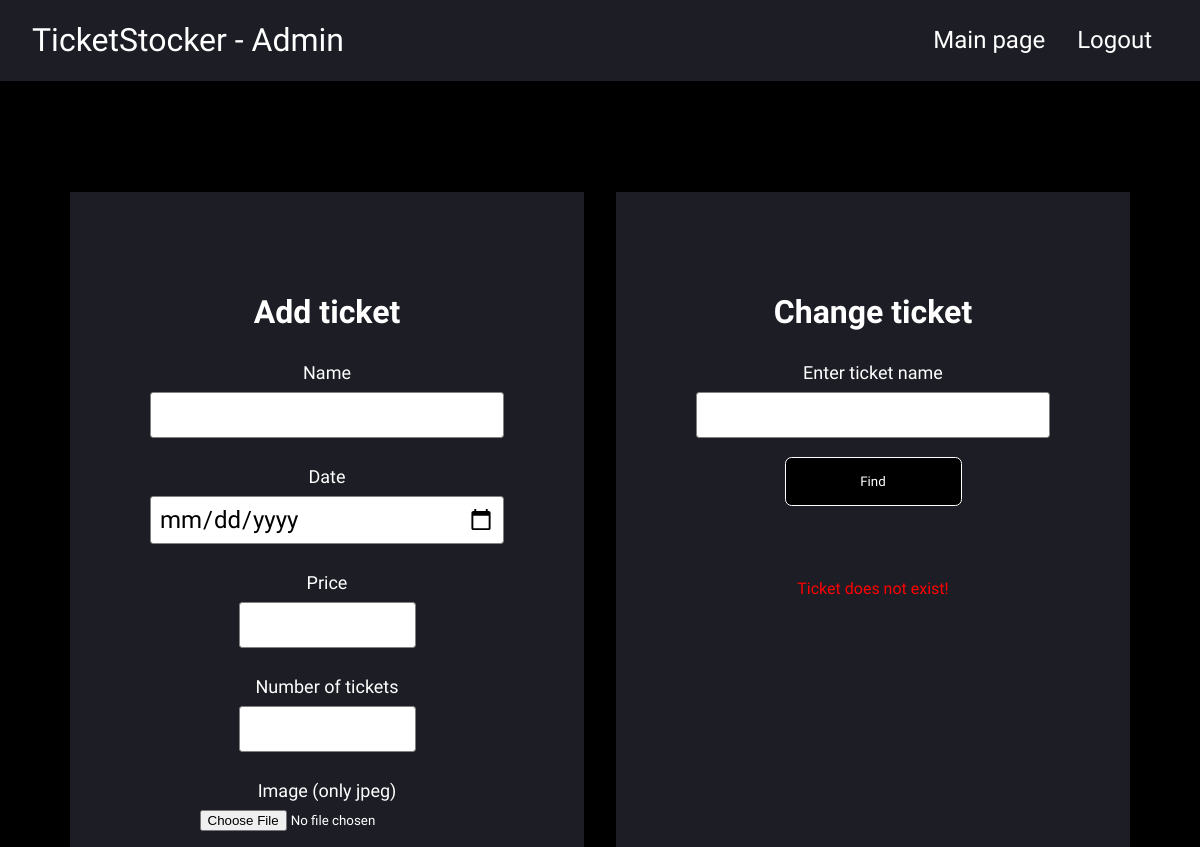
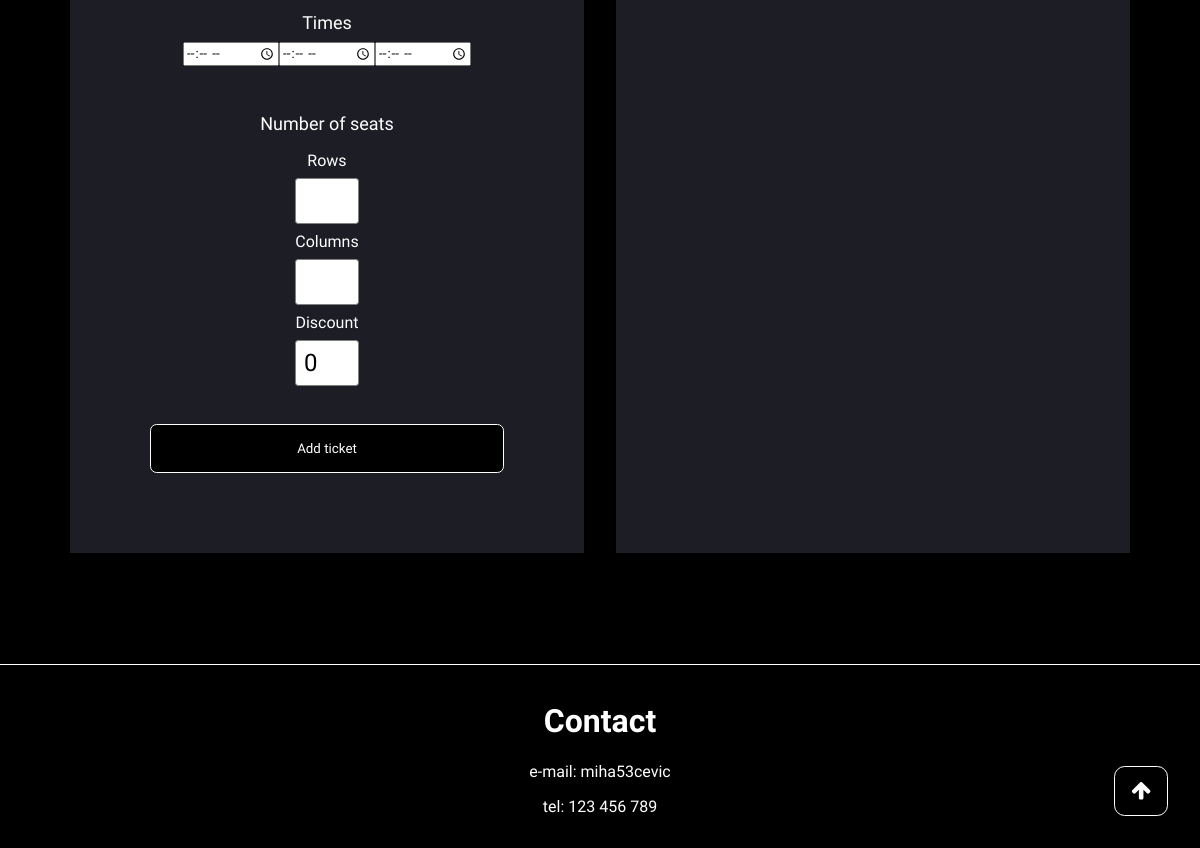
/admin/admin.php?change_ticket_name=Star Wars, run on an earlier commit of the app's database (2 pictures, top to bottom).
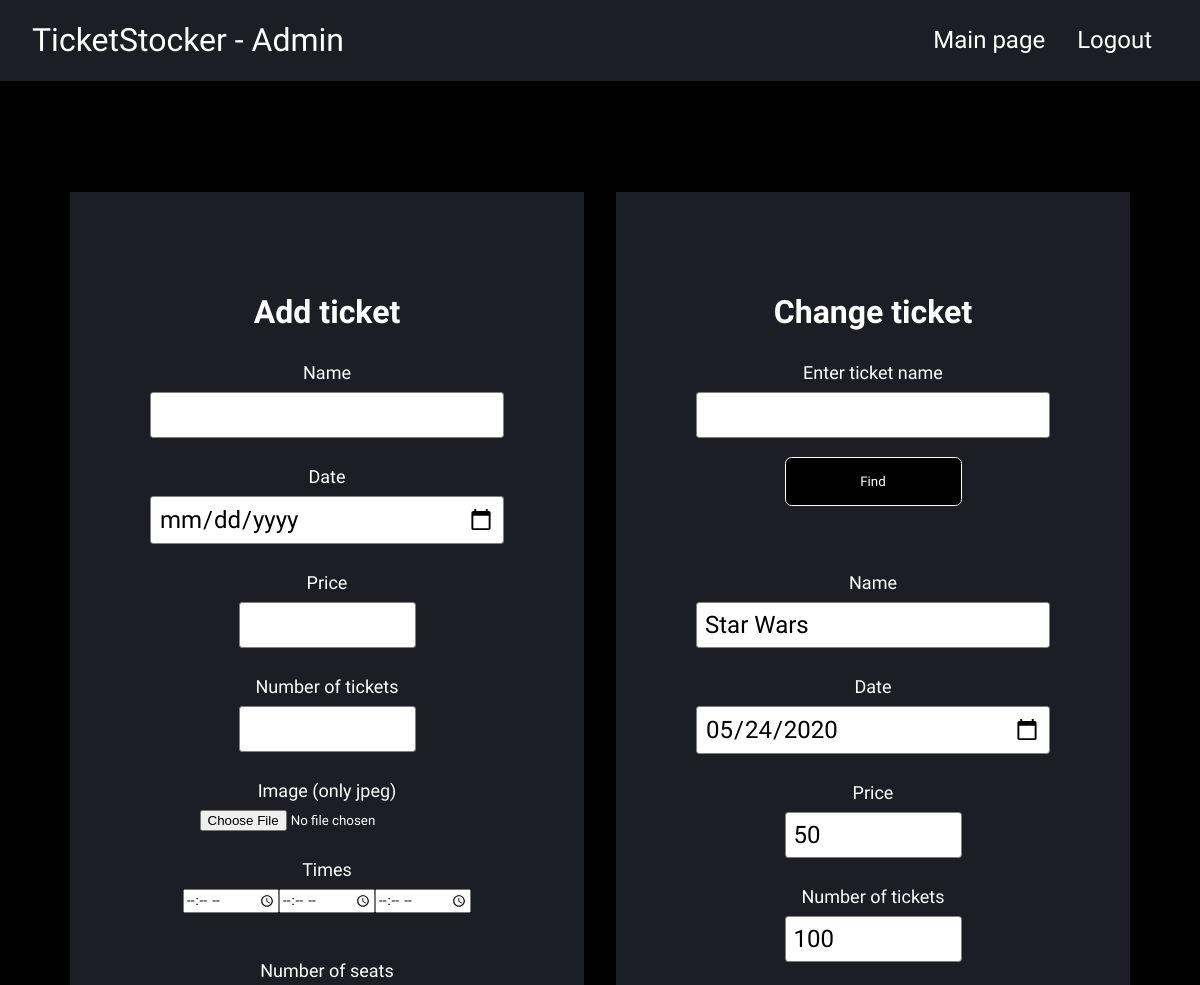
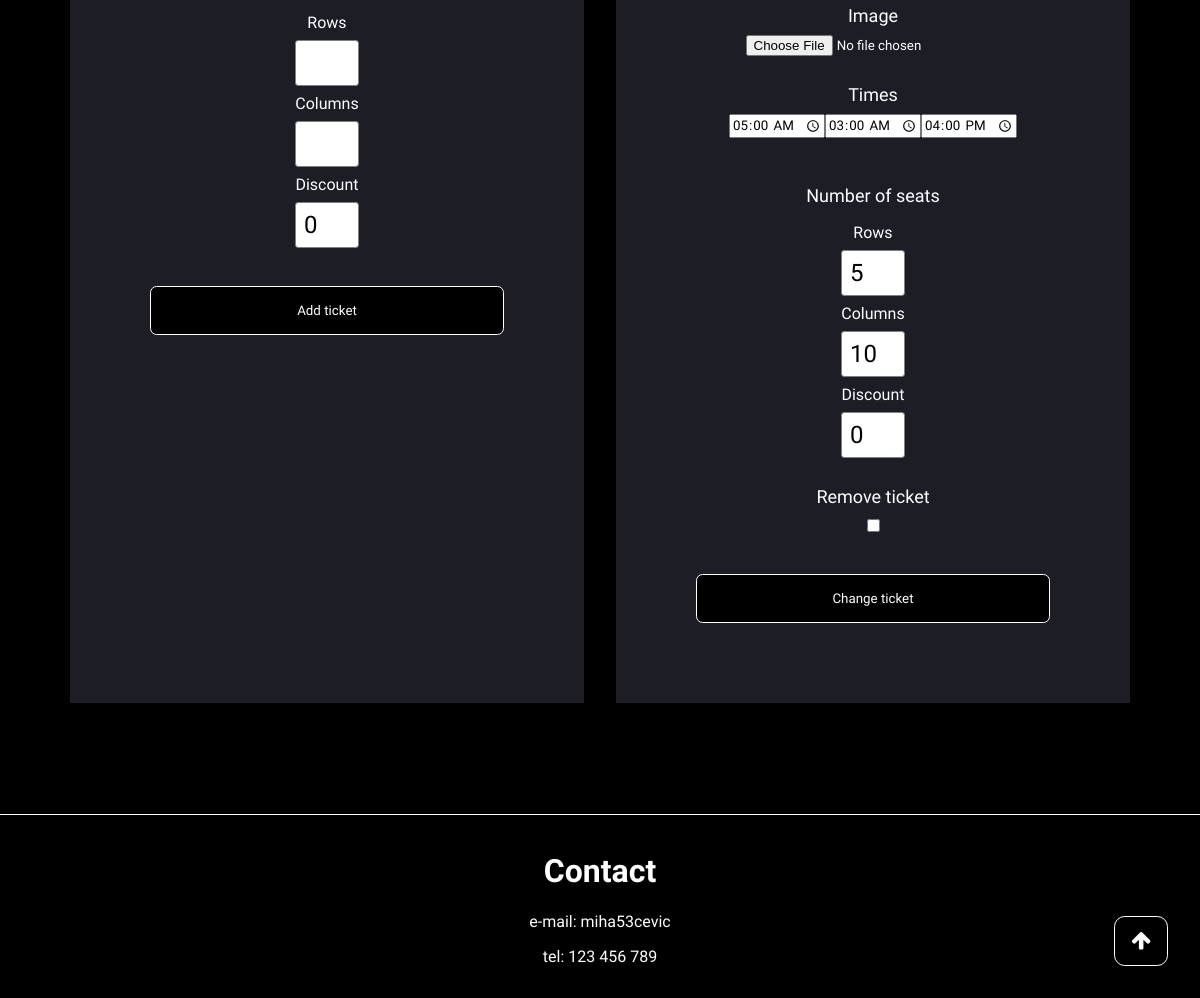
And on a later commit of the database (2 pictures, top to bottom).
### tables this page shows
CREATE TABLE `ticket` (
  `id` int(11) NOT NULL,
  `name` varchar(255) NOT NULL,
  `date` date NOT NULL,
  `price` int(11) NOT NULL
);

CREATE TABLE `ticket_num` (
  `id` int(11) NOT NULL,
  `ticket_num` int(11) NOT NULL
);

CREATE TABLE `times` (
  `id` int(11) NOT NULL,
  `time1` time NOT NULL,
  `time2` time DEFAULT NULL,
  `time3` time DEFAULT NULL
);

CREATE TABLE `seats` (
  `id` int(11) NOT NULL,
  `row` int(11) NOT NULL,
  `col` int(11) NOT NULL
);

CREATE TABLE `discounts` (
  `id` int(11) NOT NULL,
  `discount` int(11) NOT NULL
);

### src/includes/SqlHandler.php (called while the page is built, shortened)
<?php
    class SqlHandler {
        public $mysqli;
        function __construct($ip, $user, $pass, $database) {
            $this->mysqli = mysqli_connect($ip, $user, $pass, $database);
        }
        function querry($sql, $read) {
            $this->data = array();
            $result = mysqli_query($this->mysqli, $sql);
            if ($result) {
                if ($read) {
                    if ($result->num_rows == 0) {
                        return false;
                    }
                }
            } else {
                echo "Result error:" . $this->mysqli->error;
            }
            return true;
        }
    };
?>

### src/includes/utils.php (called while the page is built, shortened)
<?php
require_once 'SqlHandler.php';
function sql_data_exists($handler) {
    return count($handler->data) > 0;
}
?>

### src/admin/admin.php (the view, shortened to what this page needs)
<?php
    if (!empty($_GET)) {
        $name = $_GET["change_ticket_name"];
        require_once '../includes/utils.php';
        $handler = createSqlHandler();
        $handler->querry("SELECT id FROM ticket WHERE ticket.name = '$name'", true);
        if (sql_data_exists($handler)) {
            $id = $handler->data[0]['id'];
            $handler->querry("SELECT * FROM ticket, seats, ticket_num, times, discounts WHERE ticket.id = '$id' AND seats.id = '$id' AND ticket_num.id = '$id' AND times.id = '$id' AND discounts.id = '$id'", true);
        }
        if (sql_data_exists($handler)) {
            $exists = true;
            $date = $handler->data[0]['date'];
            $price = $handler->data[0]['price'];
            $ticket_num = $handler->data[0]['ticket_num'];
            $ticket_time1 = $handler->data[0]['time1'];
            $ticket_time2 = $handler->data[0]['time2'];
            $ticket_time3 = $handler->data[0]['time3'];
            $ticket_row = $handler->data[0]['row'];
            $ticket_col = $handler->data[0]['col'];
            $discount = $handler->data[0]['discount'];
        } else {
            $exists = false;
        }
    }
?>
<!DOCTYPE html>
<html lang="en">
<head>
    <link rel='stylesheet' href='https://cdnjs.cloudflare.com/ajax/libs/font-awesome/4.7.0/css/font-awesome.min.css'>
    <link rel="stylesheet" href="../main.css">
</head>
<body>
    <a href="#top" class="fa fa-arrow-up fa-lg top-icon button"></a>
    <main class="main">
        <header class="header bg-sec-colour">
            <h1 class="header-title"> <a href="../index.php" class="header-title">TicketStocker - Admin</a> </h1>
            <a class="header-item" href="../index.php">Main page</a>
            <a class="header-item" href="../logout.php">Logout</a>
        </header>
        <br><br><br><br><br>
        <div class="row">
            <div class="container bg-sec-colour" style="color: white;">
                <div class="content paddingL">
                    <form action='../server_requests/add_ticket.php' method='POST' enctype='multipart/form-data'>
                        <h1 style="color: white;">Add ticket</h1>
                        <p class="pHeader">Name</p>
                        <input class="text-field" type="text" name='ticket_name' required><br><br>
                        <p class="pHeader">Date</p>
                        <input class="text-field" type="date" name='ticket_date' required><br><br>
                        <p class="pHeader">Price</p>
                        <input class="text-field w50" type="number" name='ticket_price'>
                        <br><br>
                        <p class="pHeader">Number of tickets</p>
                        <input class="text-field w50" type="text" name='ticket_num' required><br><br>
                        <p class="pHeader">Image (only jpeg)</p>
                        <input type="file" accept="image/jpeg" name='ticket_img' id='ticket_img' required><br><br>
                        <p class="pHeader">Times</p>
                        <div class="row justify-content-center">
                            <input type="time" name='ticket_time1'>
                            <input type="time" name='ticket_time2'>
                            <input type="time" name='ticket_time3'>
                        </div><br><br>
                        <p class="pHeader">Number of seats</p>
                        <p class="pText">Rows</p>
                        <input type="number" class="text-field" style="width: 4rem;" name='ticket_row' required>
                        <p class="pText">Columns</p>
                        <input type="number" class="text-field" style="width: 4rem;" name='ticket_col' required>
                        <p class="pText">Discount</p>
                        <input type="number" class="text-field" max="100" min="0" value="0" style="width: 4rem;" name='discount' required>
                        <br><br><br>
                        <input type='submit' class="button w100" value='Add ticket'></input>
                </div>
            </div>
            <div class="container bg-sec-colour" style="color: white;">
                <div class="content paddingL">
                    <form action='' method='GET'>
                        <h1 style="color: white;">Change ticket</h1>
                        <p class="pHeader">Enter ticket name</p>
                        <input class="text-field w100" type="text" name='change_ticket_name'><br><br>
                        <input type="submit" value='Find' class="button w50">
                    </form><br><br><br>
                    <?php
                        if (isset($exists) && $exists) {
                            printf('<form action="../server_requests/change_ticket.php" method="POST" enctype="multipart/form-data">');
                            printf('<p class="pHeader">Name</p>');
                            printf('<input class="text-field" type="text" name="ticket_name" value="%s"><br><br>', $name);
                            printf('<p class="pHeader">Date</p>');
                            printf('<input class="text-field" type="date" name="ticket_date" value="%s"><br><br>', $date);
                            printf('<p class="pHeader">Price</p>');
                            printf('<input class="text-field w50" type="number" name="ticket_price" value="%s">', $price);
                            printf('<br><br>');
                            printf('<p class="pHeader">Number of tickets</p>');
                            printf('<input class="text-field w50" type="text" name="ticket_num" value="%s"><br><br>', $ticket_num);
                            printf('<p class="pHeader">Image</p>');
                            printf('<input type="file" accept="image/jpeg" name="ticket_img"><br><br>');
                            printf('<p class="pHeader">Times</p>');
                            printf('<div class="row justify-content-center">');
                            printf('<input type="time" name="ticket_time1" value="%s">', $ticket_time1);
                            printf('<input type="time" name="ticket_time2" value="%s">', $ticket_time2);
                            printf('<input type="time" name="ticket_time3" value="%s">', $ticket_time3);
                            printf('</div><br><br>');
                            printf('<p class="pHeader">Number of seats</p>');
                            printf('<p class="pText">Rows</p>');
                            printf('<input type="number" class="text-field" style="width: 4rem;" name="ticket_row" value="%s">', $ticket_row);
                            printf('<p class="pText">Columns</p>');
                            printf('<input type="number" class="text-field" style="width: 4rem;" name="ticket_col" value="%s">', $ticket_col);
                            printf('<p class="pText">Discount</p>');
                            printf('<input type="number" class="text-field" max="100" min="0" value="%s" style="width: 4rem;" name="discount">', $discount);
                            printf('<br><br>');
                            printf('<p class="pHeader">Remove ticket</p>');
                            printf('<input type="checkbox" name="ticket_remove">');
                            printf('<br><br><br>');
                            printf('<input type="hidden" name="id" value="%s">', $id);
                            printf('<input type="submit" class="button w100" value="Change ticket"></input>');
                            printf('</form>');
                        } else if (isset($exists) && !$exists) {
                            print('<p style="color: red"> Ticket does not exist! </p>');
                        }
                    ?>
                </div>
            </div>
        </div>
        <br><br><br><br><br>
        <?php
            include 'includes/footer.php';
        ?>
    </main>
</html>

### src/includes/footer.php
<footer class="footer">
            <h1>Contact</h1>
            <p>e-mail: miha53cevic</p>
            <p>tel: 123 456 789</p>
</footer>

### src/main.css (style rules this page uses)
* { box-sizing: border-box; font-family: Raleway; }
body { margin: 0; background-color: black; }
html { scroll-behavior: smooth; }
.main { display: flex; flex-direction: column; align-items: center; transition: margin-right 0.5s; }
.header { display: flex; flex-direction: row; width: 100%; text-align: center; background-color: transparent; padding: 0 2rem 0 2rem; }
.header-title { color: white; flex: 1; text-align: left; font-family: "Allerta Stencil"; font-weight: normal; text-decoration: none; }
.header-item { text-decoration: none; color: white; padding: 1rem; align-self: center; font-size: x-large; }
.footer { flex: 1; padding: 1em; background-color: black; color: white; text-align: center; width: 100%; border-top: 1px solid white; }
.button { background-color: black; border: 0; color: white; padding: 1rem; border-radius: 0.5em; border: 1px solid white; text-decoration: none; }
.top-icon { text-decoration: none; position: fixed; right: 2rem; bottom: 2rem; z-index: 2; }
.pHeader { padding: 0.5em; font-size: large; margin: 0; color: white; }
.pText { padding: 0.5em; font-size: medium; margin: 0; color: white; }
.text-field { border: 1px solid grey; border-radius: 0.2rem; font-size: x-large; padding: 0.5rem; width: 100%; }
.container { display: flex; flex-direction: column; margin: 1rem; background-color: #1C1D25; }
.content { padding: 1rem; text-align: center; }
.row { display: flex; flex-direction: row; }
.justify-content-center { justify-content: center; }
.bg-sec-colour { background-color: #1C1D25; }
.w100 { width: 100%; }
.w50 { width: 50%; }
.paddingL { padding: 5rem; }

What changed in the data, as far as the page shows it:
added ticket: ticket_date "05/24/2020", ticket_price "50", ticket_num "100", ticket_time1 "05:00:00", ticket_time2 "03:00:00", ticket_time3 "16:00:00", ticket_row "5", ticket_col "10", discount "0"
Also different on the page:
form field ticket_name: (not shown) → "Star Wars"
form field ticket_remove: (not shown) → "☐"
form field value: (not shown) → "Change ticket"
text no longer shown: "Ticket does not exist!"
text now shown: "Name Date Price Number of tickets Image Times Number of seats Rows Columns Discount Remove ticket"
